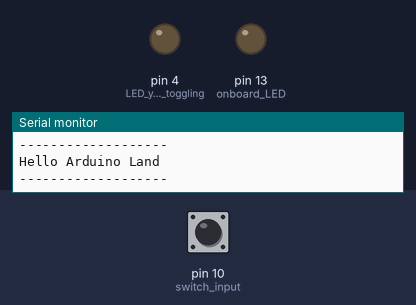
This sketch was run on a simulated Arduino Uno, built with avr-gcc and run on an emulated ATmega328P. On the bench: output pins drawn as LEDs (lit = HIGH), the last lines printed to the serial monitor. The inputs (shaded band) are chosen by the test bench; at power-on: pin 10 (switch_input) LOW.

Above: at 2.7 s.
2.8 s: pin 10 (switch_input) pulled HIGH for 0.15 s
At 3.5 s:
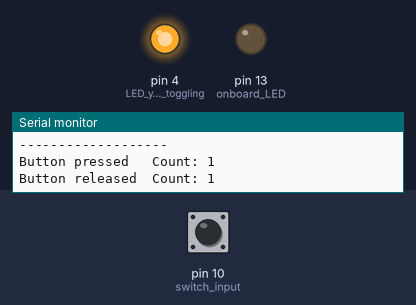
4.4 s: pin 10 (switch_input) pulled HIGH for 1 s
At 4.7 s:
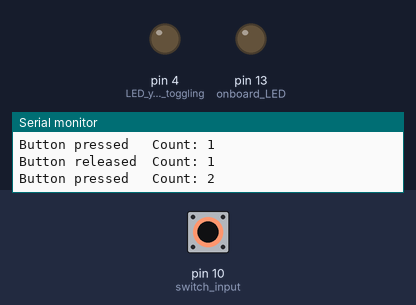
6.9 s: pin 10 (switch_input) pulled HIGH for 3.2 s
At 7.8 s:
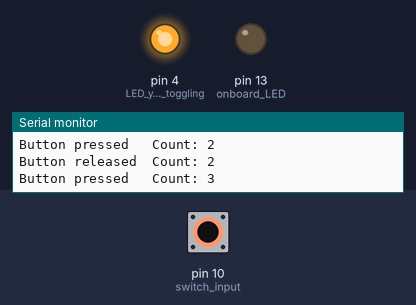
Timing chart, 0 to 9.9 s (numbered marks = the images above; inputs shaded):
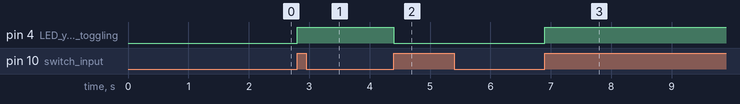

The sketch:

B4.ino
```cpp
void setup() {
  Serial.begin(9600);
  delay(1500);

  Serial.println("-------------------");
  Serial.println("Hello Arduino Land");
  Serial.println("-------------------");

  pinMode(13, OUTPUT);   // onboard LED (still available)
  pinMode(4, OUTPUT);    // LED you are toggling
  pinMode(10, INPUT);    // switch input
}

int currentInputState = 0;
int previousInputState = 0;
int changeCount = 0;

int ledState = LOW;      // LED starts OFF

void loop() {
  currentInputState = digitalRead(10);

  // Detect change from LOW → HIGH (button press)
  if (currentInputState != previousInputState) {
    if (currentInputState == HIGH) {
      changeCount++;
      Serial.print("Button pressed   Count: ");
      Serial.println(changeCount);

      // TOGGLE LED HERE
      ledState = !ledState;
      digitalWrite(4, ledState);
    }
    else {
      Serial.print("Button released  Count: ");
      Serial.println(changeCount);
    }

    previousInputState = currentInputState;
  }
}
```

Measured:
- after the input at 2.8 s, pin 4 (LED_you_are_toggling): LOW → HIGH at once
- after the input at 4.4 s, pin 4 (LED_you_are_toggling): HIGH → LOW at once
- after the input at 6.9 s, pin 4 (LED_you_are_toggling): LOW → HIGH at once
